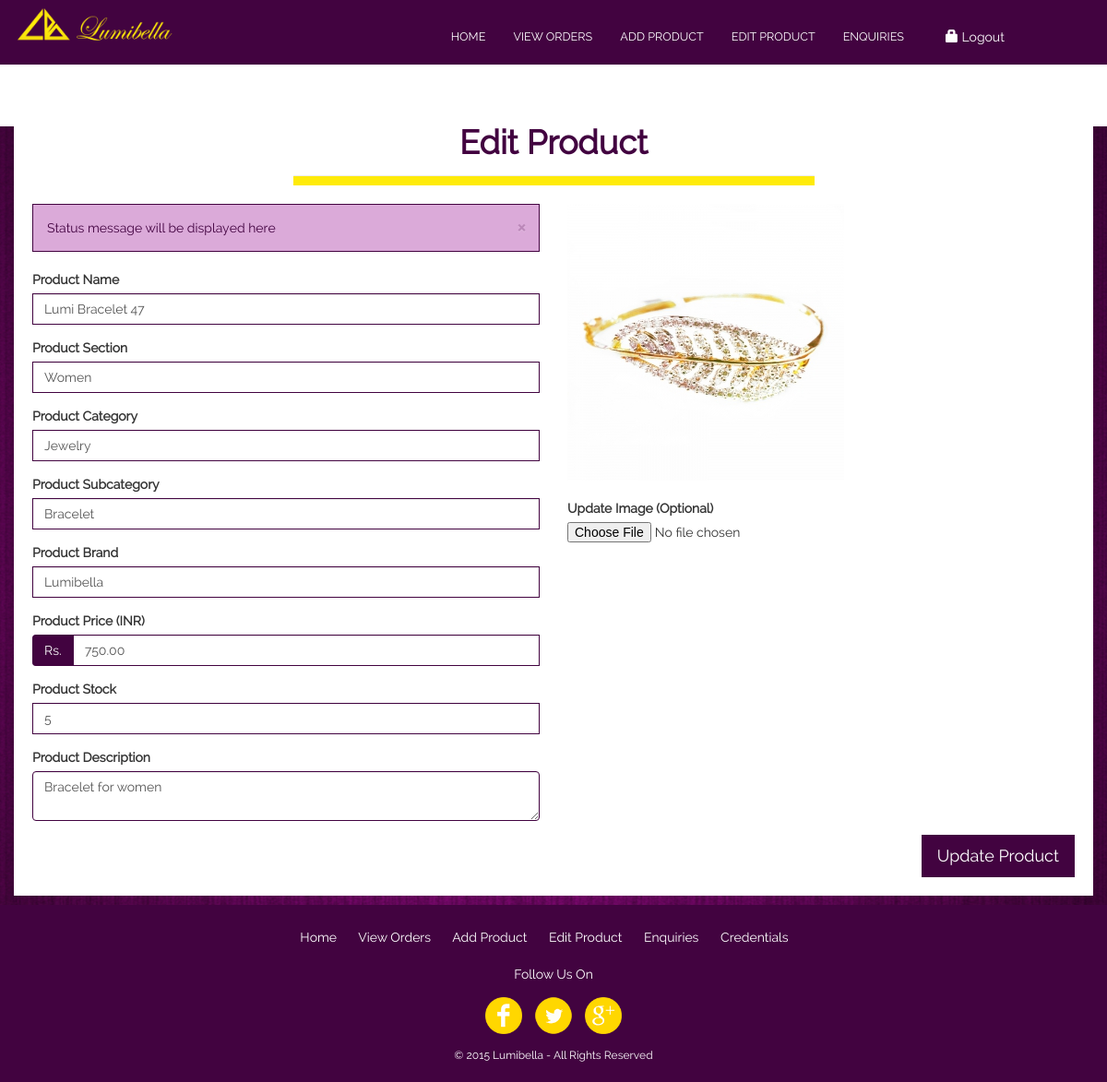
Page /cpanel/editproduct.php?pid=106799 on the committed database.
### tables this page shows
CREATE TABLE IF NOT EXISTS `products` (
  `pid` int(6) NOT NULL,
  `pname` varchar(30) NOT NULL,
  `pcategory` int(6) NOT NULL,
  `pdescription` varchar(128) NOT NULL,
  `pprice` decimal(7,2) NOT NULL,
  `pbrand` int(6) NOT NULL,
  `pimage` varchar(512) NOT NULL,
  `pthumb` varchar(512) NOT NULL,
  `created` timestamp NOT NULL DEFAULT CURRENT_TIMESTAMP,
  PRIMARY KEY (`pid`)
);

CREATE TABLE IF NOT EXISTS `categories` (
  `categoryid` int(6) NOT NULL,
  `section` varchar(10) NOT NULL,
  `category` varchar(25) NOT NULL,
  `subcategory` varchar(25) NOT NULL,
  `added` timestamp NOT NULL DEFAULT CURRENT_TIMESTAMP,
  PRIMARY KEY (`categoryid`)
);

CREATE TABLE IF NOT EXISTS `brands` (
  `brandid` int(6) NOT NULL,
  `brandname` varchar(20) NOT NULL,
  `added` timestamp NOT NULL DEFAULT CURRENT_TIMESTAMP,
  PRIMARY KEY (`brandid`)
);

CREATE TABLE IF NOT EXISTS `stocks` (
  `pid` int(6) NOT NULL,
  `quantity` int(3) NOT NULL,
  `updated` timestamp NOT NULL DEFAULT CURRENT_TIMESTAMP,
  PRIMARY KEY (`pid`)
);

### cpanel/editproduct.php (the view, shortened to what this page needs)
<?php
include('includes/validateUpdateProduct.php');
$pnameErr = '';
$ppriceErr = '';
$pimageErr = '';
$pupdatestatus = 'Status message will be displayed here';
?>
<?php
if(isset($_GET['pid'])){
$proid = $_GET['pid'];
$prodet = $pdo->prepare("SELECT * FROM products WHERE pid=:pid");
$prodet->execute(array("pid"=>$proid));
while($rowdet = $prodet->fetch()){
$pdid = $rowdet['pid'];
$pdname = $rowdet['pname'];
$pdcat = $rowdet['pcategory'];
$getcatdet = $pdo->prepare("SELECT * FROM categories WHERE categoryid=:catid");
$getcatdet->execute(array("catid"=>$pdcat));
$gcval = $getcatdet->fetch();
$gcsection = $gcval['section'];
$gccat = $gcval['category'];
$gcsubcat = $gcval['subcategory'];
$pddesc = stripslashes($rowdet['pdescription']);
$pdbrand = $rowdet['pbrand'];
$getbranddet = $pdo->prepare("SELECT * FROM brands WHERE brandid=:brandid");
$getbranddet->execute(array("brandid"=>$pdbrand));
$gbdet = $getbranddet->fetch();
$gbname = $gbdet['brandname'];
$pdprice = $rowdet['pprice'];
$getstockq = $pdo->prepare("SELECT * FROM stocks WHERE pid=:sid");
$getstockq->execute(array("sid"=>$pdid));
$gsqrow = $getstockq->fetch();
$pdstock = $gsqrow['quantity'];
$pdimage = "../images/products/$gcsection/$gccat/$gcsubcat/thumbs/$pdid.jpg";
}
}
?>
<!DOCTYPE HTML>
<html>
<head>
<link rel="stylesheet" type="text/css" href="css/bootstrap.min.css" />
<link rel="stylesheet" type="text/css" href="css/style.css" />
</head>
<body>
<?php include('header.php'); ?>
<div class="row content">
<div class="row">
<div class="col-md-12 col-lg-12">
<h4 class="heading">Edit Product</h4>
<hr>
</div>
</div>
<div class="row">
<div class="col-md-6 col-lg-6">
<div class="customerRegister"><div class="alert alert-info alert-dismissable"><button type="button" class="close" data-dismiss="alert" aria-hidden="true">&times;</button><?php echo $pupdatestatus; ?></div></div>
<form action="editproduct.php?pid=<?php echo $proid; ?>" method="POST" enctype="multipart/form-data" name="productdetail">
<div class="form-group"><label for="product-name">Product Name</label>
<input type="text" name="pname" value="<?php echo $pdname; ?>" class="form-control" placeholder="Enter Product Name" /><span class="exception"><?php echo $pnameErr; ?></span></div>
<div class="form-group"><label for="product-section">Product Section</label>
<select class="form-control" name="psection">
<option value="<?php echo $gcsection; ?>"><?php echo $gcsection; ?></option><hr>
</select>
</div>
<div class="form-group"><label for="product-category">Product Category</label>
<select class="form-control" name="pcategory">
<option value="<?php echo $gccat; ?>"><?php echo $gccat; ?></option><hr>
</select>
</div>
<div class="form-group"><label for="product-category">Product Subcategory</label>
<select class="form-control" name="psubcategory">
<option value="<?php echo $gcsubcat; ?>"><?php echo $gcsubcat; ?></option>
</select>
</div>
<div class="form-group"><label for="product-brand">Product Brand</label>
<select class="form-control" name="pbrand">
<option value="<?php echo $gbname; ?>"><?php echo $gbname; ?></option>
</select>
</div>
<div class="form-group"><label for="product-name">Product Price (INR)</label><div class='input-group'><span class='input-group-addon'>Rs.</span>
<input type="text" name="pprice" value="<?php echo $pdprice; ?>" class="form-control" placeholder="Enter Product Price" /></div><span class="exception"><?php echo $ppriceErr; ?></span></div>
<div class="form-group"><label for="product-name">Product Stock</label><input type="text" name="pstock" value="<?php echo $pdstock; ?>" class="form-control" placeholder="Enter Stock Quantity" /><span class="exception"><?php echo $pstockErr; ?></span></div>
<div class="form-group"><label for="product-description">Product Description</label><textarea class="form-control" id="description" name="pdescription"><?php echo $pddesc; ?></textarea><span class="exception"><?php echo $pdescErr; ?></span></div>
</div>
<div class="col-md-6 col-lg-6"><img src="<?php echo $pdimage; ?>" class="img-responsive" /><br />
<div class="form-group"><label for="product-image">Update Image (Optional)</label><input type="file" name="image" /><span class="exception"><?php echo $pimageErr; ?></span></div>
</div>
</div>
<div class="row">
<div class="col-md-12 col-lg-12">
<button class="btn btn-primary btn-lg pull-right" type="submit" name="updateproduct" onclick="this.style.display='none'; document.getElementById('progressButton').style.display='inline';">Update Product</button>
</div>
</div>
</div>
<?php include "footer.php"; ?>
</body>
</html>

### cpanel/css/style.css (style rules this page uses)
html,body { width: 100%; margin: 0px; padding: 0px; overflow-x: hidden; font-family: raleway; }
body { background-image: url(../images/contents/background.jpg); background-position: center; background-attachment: fixed; background-repeat: no-repeat; }
input[type="text"], input[type="password"] { outline: none; border: 1px solid #420340; border-radius: 0px; }
input[type="text"]:focus, input[type="password"]:focus, textarea { outline: none; box-shadow: none; border: 1px solid #ffeb09; }
textarea { outline: 0px !important; border: 1px solid #420340 !important; -webkit-appearance: none; border-radius: 0px; }
select { outline: 0px !important; border: 1px solid #420340 !important; -webkit-appearance: none; border-radius: 0px !important; }
.btn-primary { background-color: #420340; border: 1px solid #420340; border-radius: 0px; }
option { padding-bottom: 5px; padding-top: 5px; }
.content { background-color: #ffffff; padding: 20px; margin: 90px 15px 10px 15px; min-height: 600px; }
hr { width: 50%; height: 10px; background-color: #ffeb09; margin-top: -10px; }
.input-group-addon { background-color: #420340; border: 1px solid #420340; color: #ffffff; }
.alert-info { background-color: #dbaad9; border: 1px solid #420340; color: #420340; border-radius: 0px; }
.heading { color: #420340; padding: 15px; font-size: 36px; font-family: raleway; text-align: center; font-weight: bold; }

### rows in the picture
products: pname "Lumi Bracelet 47", pprice "750.00", pdescription "Bracelet for women"
categories: psection "Women", pcategory "Jewelry", psubcategory "Bracelet", section+category+subcategory (picture)
brands: pbrand "Lumibella"
stocks: pstock "5"

### other values in the picture
$pupdatestatus "Status message will be displayed here"
